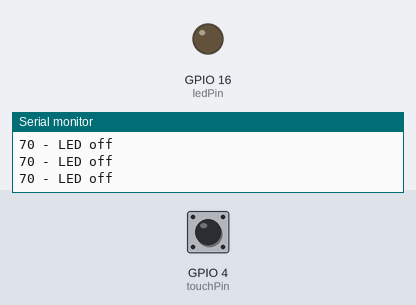
Bench run of a sketch on a simulated ESP32. Shown: output pins drawn as LEDs (lit = HIGH), the last lines printed to the serial monitor. Dashed ring = blinking. Inputs (shaded band) come from the test bench; at power-on: GPIO 4 (touchPin) HIGH.

Above: at 2.2 s.
2.3 s: GPIO 4 (touchPin) pulled LOW for 3.2 s
At 3.3 s:
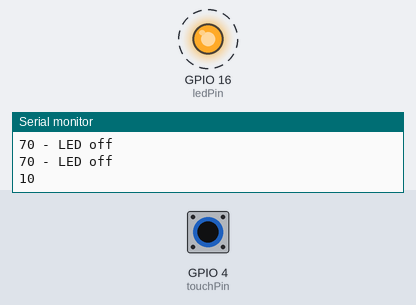
Timing chart, 0 to 7.5 s (numbered marks = the images above; inputs shaded):
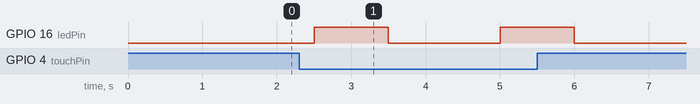

The sketch:

Touch_Test_dan_Led_Blink.ino
```cpp
// Mengatur pin
const int touchPin = 4;        // Pin Touch yakni di GPIO4
const int ledPin = 16;         // Pin LED dihubungkan pada GPIO16

const int threshold = 20;      // mengatur nilai treshold
int touchValue;                // variable untuk menympan nilai touch pin

void setup(){
  Serial.begin(115200);        // komunikasi serial diatur pada baudrate 115200
  delay(1000);                 // delay awal
  pinMode (ledPin, OUTPUT);    // inisialisasi LED sebagai output
}

void loop(){
  touchValue = touchRead(touchPin);    // membaca nilai touch
  Serial.print(touchValue);            // menampilkan nilai touch ke serial monitor

  // Jika nilai touch lebih kecil dari nilai treshold, maka lampu akan blink
  if(touchValue < threshold){
    // turn LED on
    digitalWrite(ledPin, HIGH);
    delay(1000);
    digitalWrite(ledPin, LOW);
    delay(1000);
    Serial.println(" - LED Blink");
  }
  // Jika tidak, matikan lampu
  else{
    // turn LED off
    digitalWrite(ledPin, LOW);
    Serial.println(" - LED off");
  }
  delay(500);
}
```

Measured:
- after the input at 2.3 s, GPIO 16 (ledPin): alternates HIGH for 1.0 s and LOW for 1.5 s, 4 changes in all, then stays LOW, starting after 0.20 s
